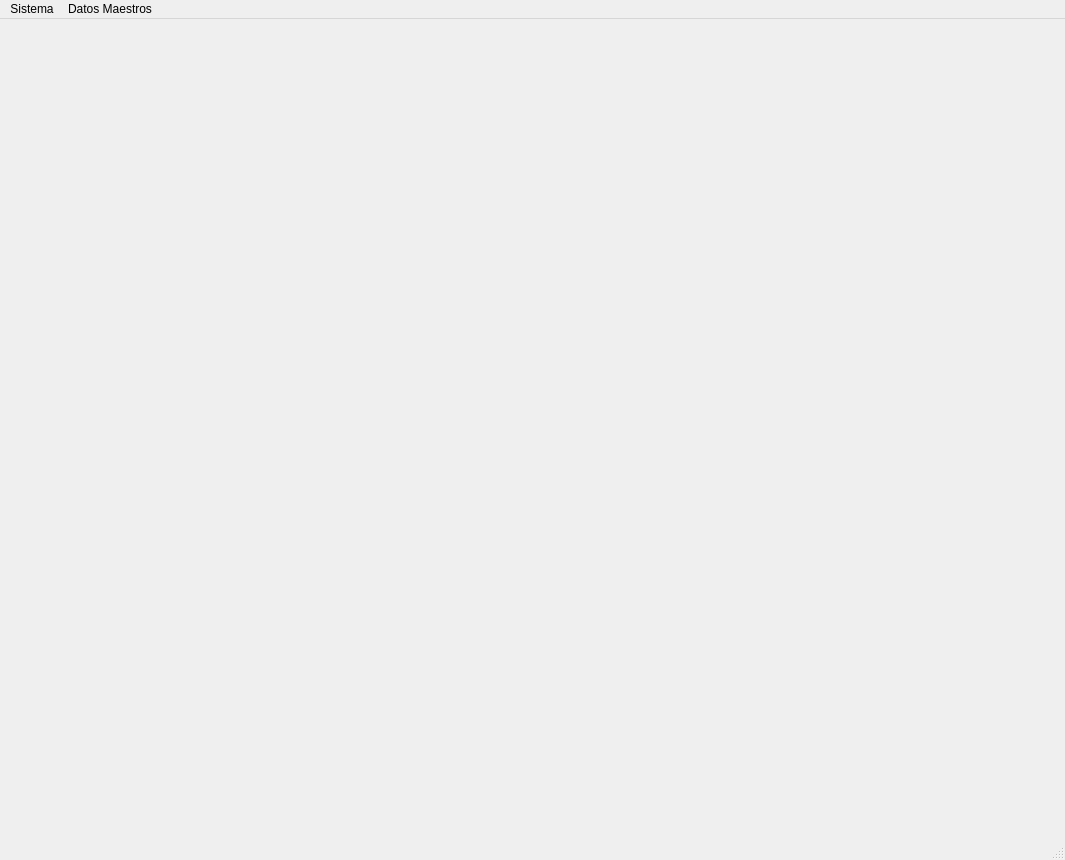
<?xml version="1.0" encoding="UTF-8"?>
<ui version="4.0">
 <class>MainWindow</class>
 <widget class="QMainWindow" name="MainWindow">
  <property name="geometry">
   <rect>
    <x>0</x>
    <y>0</y>
    <width>1065</width>
    <height>860</height>
   </rect>
  </property>
  <property name="windowTitle">
   <string>SAN ERP 5.0</string>
  </property>
  <widget class="QWidget" name="centralwidget"/>
  <widget class="QMenuBar" name="menubar">
   <property name="geometry">
    <rect>
     <x>0</x>
     <y>0</y>
     <width>1065</width>
     <height>21</height>
    </rect>
   </property>
   <widget class="QMenu" name="menuSistema">
    <property name="title">
     <string>Sistema</string>
    </property>
    <addaction name="separator"/>
    <addaction name="separator"/>
    <addaction name="actionSalir"/>
   </widget>
   <widget class="QMenu" name="menuDatos_Maestros">
    <property name="title">
     <string>Datos Maestros</string>
    </property>
    <addaction name="actionContactos"/>
    <addaction name="separator"/>
    <addaction name="actionClientes"/>
   </widget>
   <addaction name="menuSistema"/>
   <addaction name="menuDatos_Maestros"/>
  </widget>
  <widget class="QStatusBar" name="statusbar"/>
  <action name="actionSalir">
   <property name="text">
    <string>Salir</string>
   </property>
  </action>
  <action name="actionContactos">
   <property name="text">
    <string>Contactos</string>
   </property>
  </action>
  <action name="actionClientes">
   <property name="text">
    <string>Clientes</string>
   </property>
  </action>
 </widget>
 <resources/>
 <connections/>
</ui>
